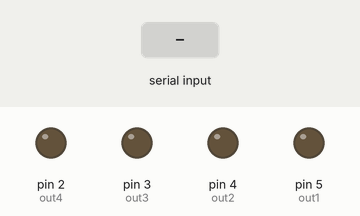
A sketch run on a simulated Arduino Uno, built with avr-gcc and run on an emulated ATmega328P. Parts: output pins drawn as LEDs (lit = HIGH). Inputs (shaded band) come from the test bench.

Above: at 1.2 s.
1.3 s: "1" received over Serial
At 2.5 s:
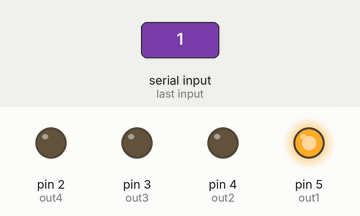
2.8 s: "2" received over Serial
At 3.8 s:
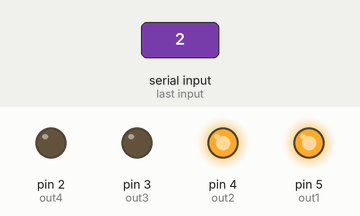
4.3 s: "A" received over Serial
At 5.0 s:
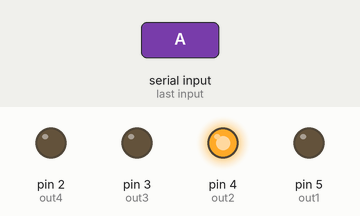
5.8 s: "4" received over Serial
At 6.1 s:
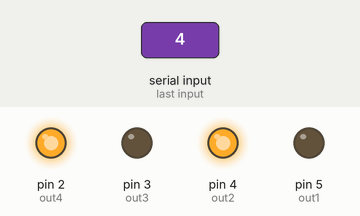
7.3 s: "B" received over Serial
At 8.5 s:
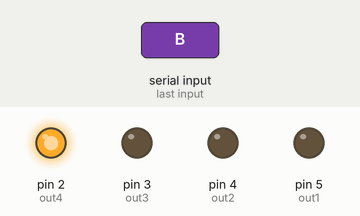
8.8 s: "9" received over Serial
At 9.1 s:
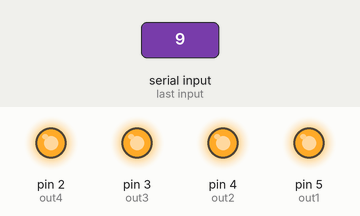
Timing chart, 0 to 11.3 s (numbered marks = the images above; inputs shaded):
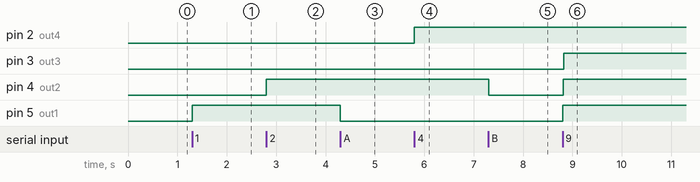

Measured:
- after the input at 1.3 s, pin 5 (out1): LOW → HIGH at once
- after the input at 2.8 s, pin 4 (out2): LOW → HIGH at once
- after the input at 4.3 s, pin 5 (out1): HIGH → LOW at once
- after the input at 5.8 s, pin 2 (out4): LOW → HIGH at once
- after the input at 7.3 s, pin 4 (out2): HIGH → LOW at once
- after the input at 8.8 s, pin 3 (out3), pin 4 (out2), pin 5 (out1): LOW → HIGH at once

The sketch:

sketch_dec07a.ino
```cpp
const int out1=5;
const int out2=4;
const int out3=3;
const int out4=2;
#define nyala HIGH
#define mati LOW
int incomingByte=0;

void setup() {
  Serial.begin(9600);
  pinMode(out1, OUTPUT);
  pinMode(out2, OUTPUT);
  pinMode(out3, OUTPUT);
  pinMode(out4, OUTPUT);
  }

void loop() {
  if(Serial.available()>0)
  {
    incomingByte=Serial.read();
    if(incomingByte=='1')
    {
      digitalWrite(out1, nyala);
      delay(10);
    }
    if(incomingByte=='A')
    {
      digitalWrite(out1, mati);
      delay(10);
    }
    if(incomingByte=='2')
    {
      digitalWrite(out2, nyala);
      delay(10);
    }
    if(incomingByte=='B')
    {
      digitalWrite(out2, mati);
      delay(10);
    }
    if(incomingByte=="3")
    {
      digitalWrite(out3, nyala);
      delay(10);
    }
    if(incomingByte=='C')
    {
      digitalWrite(out3, mati);
      delay(10);
    }
    if(incomingByte=='4')
    {
      digitalWrite(out4, nyala);
      delay(10);
    }
    if(incomingByte=='D')
    {
      digitalWrite(out4, mati);
      delay(10);
    }
    if(incomingByte=='9')
    {
      nyalaSemua();
    }
    if(incomingByte=='H')
    {
      matiSemua();
    }
  }
}

void nyalaSemua(){
  digitalWrite(out1,nyala);
  delay(10);
  digitalWrite(out2,nyala);
  delay(10);
  digitalWrite(out3,nyala);
  delay(10);
  digitalWrite(out4,nyala);
  delay(10);
}

void matiSemua()
{
  digitalWrite(out1, mati);
  delay(10);
  digitalWrite(out2, mati);
  delay(10);
  digitalWrite(out3, mati);
  delay(10);
  digitalWrite(out4, mati);
  delay(10);
}
```
